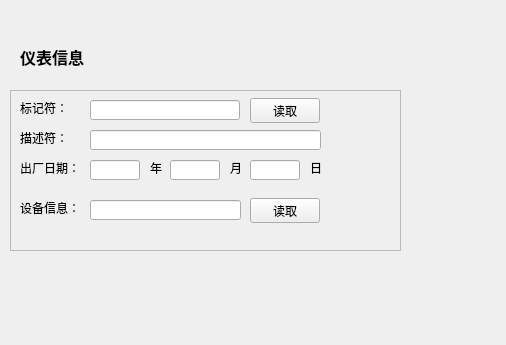
<?xml version="1.0" encoding="UTF-8"?>
<ui version="4.0">
 <class>DeviceInfoWidget</class>
 <widget class="QWidget" name="DeviceInfoWidget">
  <property name="geometry">
   <rect>
    <x>0</x>
    <y>0</y>
    <width>506</width>
    <height>345</height>
   </rect>
  </property>
  <property name="windowTitle">
   <string>Form</string>
  </property>
  <widget class="QFrame" name="frame">
   <property name="geometry">
    <rect>
     <x>10</x>
     <y>90</y>
     <width>391</width>
     <height>161</height>
    </rect>
   </property>
   <property name="sizePolicy">
    <sizepolicy hsizetype="Fixed" vsizetype="Fixed">
     <horstretch>0</horstretch>
     <verstretch>0</verstretch>
    </sizepolicy>
   </property>
   <property name="frameShape">
    <enum>QFrame::StyledPanel</enum>
   </property>
   <property name="frameShadow">
    <enum>QFrame::Raised</enum>
   </property>
   <widget class="QLineEdit" name="tagLineEdit">
    <property name="geometry">
     <rect>
      <x>80</x>
      <y>10</y>
      <width>150</width>
      <height>20</height>
     </rect>
    </property>
   </widget>
   <widget class="QLabel" name="label">
    <property name="geometry">
     <rect>
      <x>10</x>
      <y>10</y>
      <width>48</width>
      <height>16</height>
     </rect>
    </property>
    <property name="text">
     <string>标记符：</string>
    </property>
    <property name="textFormat">
     <enum>Qt::AutoText</enum>
    </property>
   </widget>
   <widget class="QLineEdit" name="descriLineEdit">
    <property name="geometry">
     <rect>
      <x>80</x>
      <y>40</y>
      <width>231</width>
      <height>20</height>
     </rect>
    </property>
   </widget>
   <widget class="QLabel" name="label_2">
    <property name="geometry">
     <rect>
      <x>10</x>
      <y>40</y>
      <width>48</width>
      <height>16</height>
     </rect>
    </property>
    <property name="text">
     <string>描述符：</string>
    </property>
   </widget>
   <widget class="QLabel" name="label_3">
    <property name="geometry">
     <rect>
      <x>10</x>
      <y>70</y>
      <width>60</width>
      <height>16</height>
     </rect>
    </property>
    <property name="text">
     <string>出厂日期：</string>
    </property>
   </widget>
   <widget class="QLineEdit" name="dateYearLineEdit">
    <property name="geometry">
     <rect>
      <x>80</x>
      <y>70</y>
      <width>50</width>
      <height>20</height>
     </rect>
    </property>
   </widget>
   <widget class="QLabel" name="label_5">
    <property name="geometry">
     <rect>
      <x>140</x>
      <y>70</y>
      <width>16</width>
      <height>16</height>
     </rect>
    </property>
    <property name="text">
     <string>年</string>
    </property>
   </widget>
   <widget class="QLineEdit" name="DateMoonLineEdit">
    <property name="geometry">
     <rect>
      <x>160</x>
      <y>70</y>
      <width>50</width>
      <height>20</height>
     </rect>
    </property>
   </widget>
   <widget class="QLabel" name="label_6">
    <property name="geometry">
     <rect>
      <x>220</x>
      <y>70</y>
      <width>16</width>
      <height>16</height>
     </rect>
    </property>
    <property name="text">
     <string>月</string>
    </property>
   </widget>
   <widget class="QLineEdit" name="dateDayLineEdit">
    <property name="geometry">
     <rect>
      <x>240</x>
      <y>70</y>
      <width>50</width>
      <height>20</height>
     </rect>
    </property>
   </widget>
   <widget class="QLabel" name="label_7">
    <property name="geometry">
     <rect>
      <x>300</x>
      <y>70</y>
      <width>16</width>
      <height>16</height>
     </rect>
    </property>
    <property name="text">
     <string>日</string>
    </property>
   </widget>
   <widget class="QLabel" name="label_4">
    <property name="geometry">
     <rect>
      <x>10</x>
      <y>110</y>
      <width>60</width>
      <height>16</height>
     </rect>
    </property>
    <property name="text">
     <string>设备信息：</string>
    </property>
   </widget>
   <widget class="QLineEdit" name="MsglineEdit">
    <property name="geometry">
     <rect>
      <x>80</x>
      <y>110</y>
      <width>151</width>
      <height>20</height>
     </rect>
    </property>
   </widget>
   <widget class="QPushButton" name="readTagButton">
    <property name="geometry">
     <rect>
      <x>240</x>
      <y>8</y>
      <width>70</width>
      <height>25</height>
     </rect>
    </property>
    <property name="text">
     <string>读取</string>
    </property>
   </widget>
   <widget class="QPushButton" name="readMsgButton">
    <property name="geometry">
     <rect>
      <x>240</x>
      <y>108</y>
      <width>70</width>
      <height>25</height>
     </rect>
    </property>
    <property name="text">
     <string>读取</string>
    </property>
   </widget>
  </widget>
  <widget class="QLabel" name="label_8">
   <property name="geometry">
    <rect>
     <x>20</x>
     <y>41</y>
     <width>91</width>
     <height>31</height>
    </rect>
   </property>
   <property name="font">
    <font>
     <family>微软雅黑</family>
     <pointsize>12</pointsize>
     <weight>75</weight>
     <bold>true</bold>
    </font>
   </property>
   <property name="text">
    <string>仪表信息</string>
   </property>
  </widget>
 </widget>
 <resources/>
 <connections/>
</ui>
